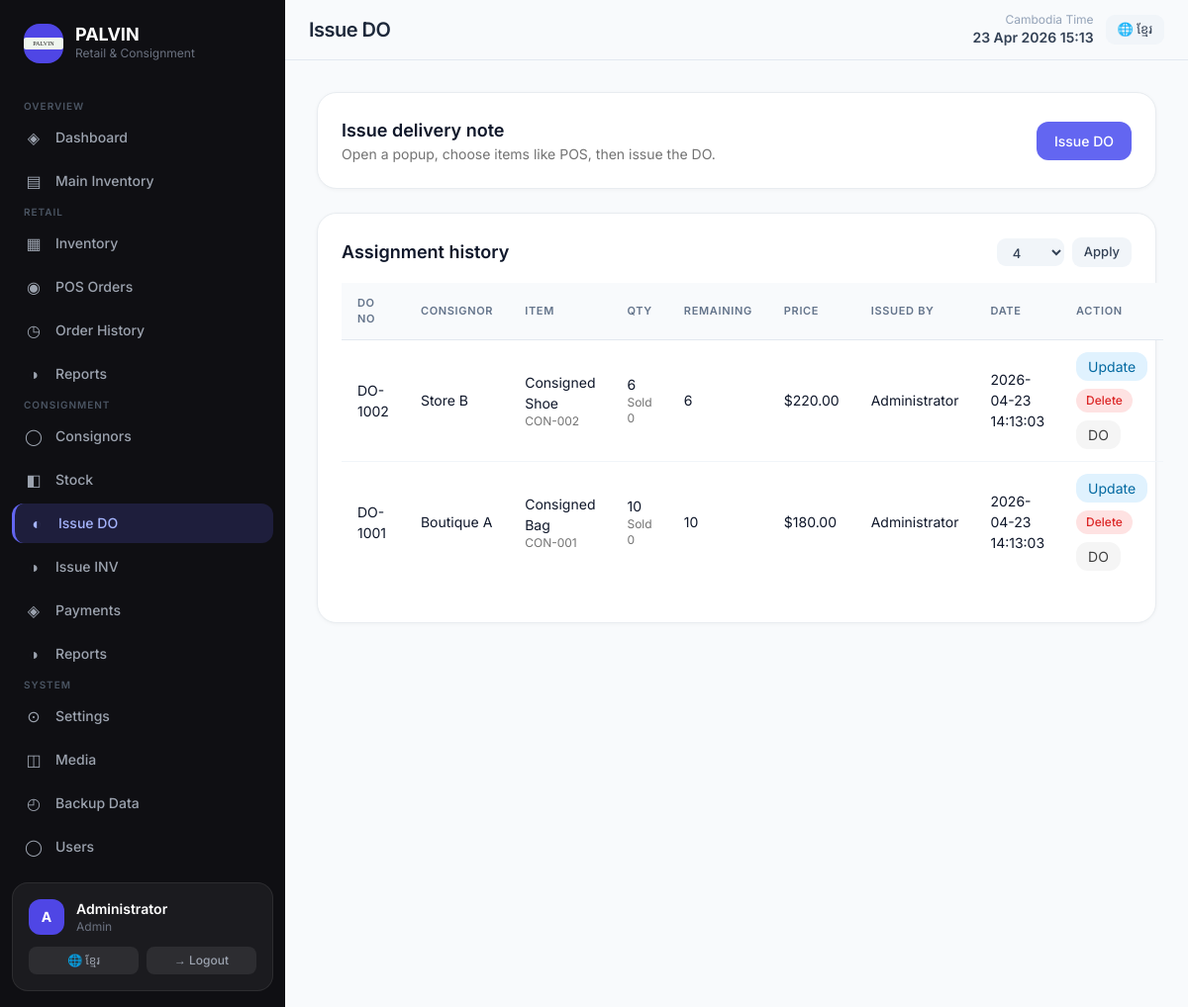
The app's page /consignment_assign.php (signed in) with its own data.
### tables this page shows
CREATE TABLE consignment_assignments (
    id INT AUTO_INCREMENT PRIMARY KEY,
    consignor_id INT NOT NULL,
    main_inventory_id INT NOT NULL,
    delivery_no VARCHAR(80) NULL,
    assigned_stock INT NOT NULL DEFAULT 0,
    sale_price DECIMAL(12,2) NOT NULL DEFAULT 0,
    commission_rate DECIMAL(6,2) NOT NULL DEFAULT 5,
    notes VARCHAR(255) NULL,
    issued_by VARCHAR(160) NULL,
    updated_at DATETIME NULL,
    CONSTRAINT fk_consignment_assignments_consignor FOREIGN KEY (consignor_id) REFERENCES consignors(id) ON DELETE CASCADE,
    CONSTRAINT fk_consignment_assignments_main FOREIGN KEY (main_inventory_id) REFERENCES consignment_main_inventory(id) ON DELETE CASCADE
);

CREATE TABLE consignors (
    id INT AUTO_INCREMENT PRIMARY KEY,
    store_name VARCHAR(180) NOT NULL,
    branch_location VARCHAR(180) NULL,
    contact_person VARCHAR(180) NULL,
    phone VARCHAR(80) NULL,
    email VARCHAR(160) NULL,
    address_text TEXT NULL,
    commission_rate DECIMAL(6,2) NOT NULL DEFAULT 5,
    notes TEXT NULL
);

CREATE TABLE consignment_main_inventory (
    id INT AUTO_INCREMENT PRIMARY KEY,
    item_name VARCHAR(180) NOT NULL,
    reference_code VARCHAR(120) NULL,
    item_code VARCHAR(120) NOT NULL UNIQUE,
    total_stock INT NOT NULL DEFAULT 0,
    sale_price DECIMAL(12,2) NOT NULL DEFAULT 0,
    image_path VARCHAR(255) NULL,
    updated_at DATETIME NULL
);

### includes/functions.php (called while the page is built, shortened)
<?php
if (!function_exists('app_config')) {
function app_config(string $key, $default = null) {
    global $config;
    return $config[$key] ?? $default;
}}
if (!function_exists('e')) {
function e($value = null): string {
    return htmlspecialchars((string)$value, ENT_QUOTES, 'UTF-8');
}}
if (!function_exists('auth_user')) {
function auth_user(): ?array { return $_SESSION['user'] ?? null; }}
if (!function_exists('db_one')) {
function db_one(PDO $pdo, string $sql, array $params = []) {
    $stmt = $pdo->prepare($sql); $stmt->execute($params); return $stmt->fetch();
}}
if (!function_exists('db_all')) {
function db_all(PDO $pdo, string $sql, array $params = []): array {
    $stmt = $pdo->prepare($sql); $stmt->execute($params); return $stmt->fetchAll();
}}
if (!function_exists('db_value')) {
function db_value(PDO $pdo, string $sql, array $params = [], $default = 0) {
    $row = db_one($pdo, $sql, $params);
    return array_values($row)[0] ?? $default;
}}
if (!function_exists('setting')) {
function setting(PDO $pdo, string $key, ?string $default = ''): string {
    try {
        $row = db_one($pdo, 'SELECT setting_value FROM system_settings WHERE setting_key = ?', [$key]);
        return $row['setting_value'] ?? (string)$default;
    } catch (Throwable $e) {
        return (string)$default;
    }
}}
if (!function_exists('money')) {
function money($value): string { return '$' . number_format((float)$value, 2); }}
if (!function_exists('invoice_logo')) {
function invoice_logo(PDO $pdo): string {
    $logo = setting($pdo, 'invoice_logo', '');
    return $logo !== '' ? $logo : app_config('default_logo');
}}
if (!function_exists('paginate_meta')) {
function paginate_meta(int $total, int $defaultPerPage = 10, int $maxPerPage = 50): array {
    $raw = $_GET['per_page'] ?? $defaultPerPage;
    $perPage = (int)$raw;
    $page = (int)($_GET['page'] ?? 1);
    $pages = max(1, (int)ceil($total / max(1, $perPage)));
    return ['page'=>$page,'per_page'=>$perPage,'pages'=>$pages,'offset'=>($page-1)*$perPage,'total'=>$total,'show_all'=>false];
}}
if (!function_exists('page_size_options')) {
function page_size_options(array $custom = [6,8,10,12,'all']): array { return $custom; }}

### config/app.php (called while the page is built)
<?php
return [
    'app_name'             => getenv('PALVIN_APP_NAME')    ?: 'PALVIN Premium',
    'base_url'             => getenv('PALVIN_BASE_URL')    ?: 'https://app.palvinpavilion.com',
    'upload_dir'           => __DIR__ . '/../uploads',
    'default_logo'         => 'assets/img/default-logo.svg',
    'timezone'             => getenv('PALVIN_TIMEZONE')    ?: 'Asia/Phnom_Penh',
    'mysql_timezone_offset' => getenv('PALVIN_DB_TIMEZONE') ?: '+07:00',
];

### includes/bootstrap.php (called while the page is built, shortened)
<?php
$config = require __DIR__ . '/../config/app.php';
require_once __DIR__ . '/../config/db.php';
require_once __DIR__ . '/functions.php';
require_once __DIR__ . '/lang.php';

### includes/lang.php (called while the page is built, shortened)
<?php
if (!function_exists('get_lang')) {
function get_lang(): string {
    return $_SESSION['lang'] ?? 'en';
}}
if (!function_exists('t')) {
function t(string $key, array $replace = []): string {
    static $strings = null;
    if ($strings === null) {
        $lang = get_lang();
        $strings = lang_strings($lang);
    }
    $text = $strings[$key] ?? $key;
    return $text;
}}
if (!function_exists('lang_strings')) {
function lang_strings(string $lang): array {
    return $lang === 'km' ? $km : $en;
}}

### consignment_assign.php (the view, shortened to what this page needs)
<?php
require __DIR__ . '/includes/bootstrap.php';
$pageTitle = 'Issue DO';
$mainRows = db_all($pdo, 'SELECT mi.*, GREATEST(mi.total_stock - COALESCE((SELECT SUM(ca.assigned_stock) FROM consignment_assignments ca WHERE ca.main_inventory_id = mi.id),0),0) available_to_assign FROM consignment_main_inventory mi ORDER BY item_name ASC');
$historyTotal = (int)db_value($pdo, 'SELECT COUNT(*) FROM consignment_assignments');
$historyMeta = paginate_meta($historyTotal, 4, 100);
$historyRows = db_all($pdo, 'SELECT ca.*, c.store_name, mi.item_name, mi.item_code, ci.stock_balance, COALESCE((SELECT SUM(cs.quantity) FROM consignment_sales cs WHERE cs.inventory_id = ci.id),0) sold_qty FROM consignment_assignments ca JOIN consignors c ON c.id=ca.consignor_id JOIN consignment_main_inventory mi ON mi.id=ca.main_inventory_id LEFT JOIN consignment_inventory ci ON ci.assignment_id = ca.id ORDER BY ca.id DESC LIMIT ' . (int)$historyMeta['per_page'] . ' OFFSET ' . (int)$historyMeta['offset']);
require __DIR__ . '/includes/header.php';
?>
<div class="space-y-6">
    <div class="pvn-card p-6 no-print">
        <div class="flex flex-wrap items-center justify-between gap-3">
            <div>
                <h3 class="font-semibold text-lg">Issue delivery note</h3>
                <p class="text-sm text-neutral-500">Open a popup, choose items like POS, then issue the DO.</p>
            </div>
            <button type="button" id="openDoModal" class="pvn-btn pvn-btn-primary">Issue DO</button>
        </div>
    </div>
    <div class="pvn-card p-6">
        <div class="flex items-center justify-between gap-3 mb-4 no-print">
            <h3 class="font-semibold text-lg">Assignment history</h3>
            <form class="flex items-center gap-2"><select name="per_page" class="pvn-btn pvn-btn-secondary pvn-btn-sm"><?php foreach (page_size_options([4,6,8,10,'all']) as $opt): ?><option value="<?= e((string)$opt) ?>" <?= ((string)($historyMeta['show_all'] ? 'all' : $historyMeta['per_page'])) === (string)$opt ? 'selected' : '' ?>><?= e(is_string($opt)?strtoupper($opt):(string)$opt) ?></option><?php endforeach; ?></select><button class="pvn-btn pvn-btn-secondary pvn-btn-sm">Apply</button></form>
        </div>
        <table class="pvn-table">
            <thead><tr class="border-b text-left text-neutral-500"><th class="py-3">DO No</th><th>Consignor</th><th>Item</th><th>Qty</th><th>Remaining</th><th>Price</th><th>Issued By</th><th>Date</th><th class="no-print">Action</th></tr></thead>
            <tbody><?php foreach($historyRows as $row): ?><tr class="border-b last:border-b-0"><td class="py-3"><?= e($row['delivery_no'] ?: ('DO-' . $row['id'])) ?></td><td><?= e($row['store_name']) ?></td><td><?= e($row['item_name']) ?><div class="text-xs text-neutral-500"><?= e($row['item_code']) ?></div></td><td><?= e((string)$row['assigned_stock']) ?><div class="text-xs text-neutral-500">Sold <?= e((string)$row['sold_qty']) ?></div></td><td><?= e((string)$row['stock_balance']) ?></td><td><?= e(money($row['sale_price'])) ?></td><td><?= e($row['issued_by']) ?></td><td><?= e($row['updated_at']) ?></td><td class="no-print"><div class="flex flex-wrap gap-2"><a class="rounded-xl bg-sky-100 px-3 py-1 text-sky-700" href="?edit=<?= (int)$row['id'] ?>">Update</a><a class="pvn-badge pvn-badge-red" href="?delete=<?= (int)$row['id'] ?>" onclick="return confirm('Delete this DO line?')">Delete</a><a class="rounded-xl bg-neutral-100 px-3 py-1 text-neutral-700" href="invoice.php?type=delivery_note&amp;no=<?= urlencode($row['delivery_no']) ?>">DO</a></div></td></tr><?php endforeach; ?></tbody>
        </table>
    </div>
</div>
<?php require __DIR__ . '/includes/footer.php'; ?>

### includes/header.php (shortened to what this page needs)
<?php
require_once __DIR__ . '/auth.php';
$pageTitle = $pageTitle ?? 'PALVIN Premium';
$user = auth_user();
$current = basename($_SERVER['PHP_SELF'] ?? 'dashboard.php');
$lang = get_lang();
$langSwitchEnabled = isset($pdo) ? (setting($pdo, 'language_switch_enabled', '1') === '1') : true;
$customCss = isset($pdo) ? setting($pdo, 'custom_css', '') : '';
$groups = [
    ['title' => t('nav_overview'), 'icon' => '⊞', 'items' => [
        'dashboard.php'    => ['label' => t('nav_dashboard'),  'icon' => '◈'],
        'main_inventory.php' => ['label' => t('nav_main_inv'), 'icon' => '▤'],
    ]],
    ['title' => t('nav_retail'), 'icon' => '◎', 'items' => [
        'retail_inventory.php' => ['label' => t('nav_retail_inv'), 'icon' => '▦'],
        'retail_orders.php'    => ['label' => t('nav_pos'),        'icon' => '◉'],
        'retail_history.php'   => ['label' => t('nav_order_hist'), 'icon' => '◷'],
        'retail_reports.php'   => ['label' => t('nav_reports'),    'icon' => '◑'],
    ]],
    ['title' => t('nav_consignment'), 'icon' => '◫', 'items' => [
        'consignment_consignors.php'     => ['label' => t('nav_consignors'), 'icon' => '◯'],
        'consignment_main_inventory.php' => ['label' => t('nav_stock'),      'icon' => '◧'],
        'consignment_assign.php'         => ['label' => t('nav_issue_do'),   'icon' => '◐'],
        'consignment_inventory.php'      => ['label' => t('nav_issue_inv'),  'icon' => '◑'],
        'consignment_payments.php'       => ['label' => t('nav_payments'),   'icon' => '◈'],
        'consignment_reports.php'        => ['label' => t('nav_reports'),    'icon' => '◑'],
    ]],
    ['title' => t('nav_system'), 'icon' => '◎', 'items' => [
        'settings.php' => ['label' => t('nav_settings'), 'icon' => '⊙'],
        'media.php'    => ['label' => t('nav_media'),    'icon' => '◫'],
        'backup.php'   => ['label' => t('nav_backup'),   'icon' => '◴'],
        'users.php'    => ['label' => t('nav_users'),    'icon' => '◯'],
    ]],
];
?>
<!doctype html>
<html lang="<?= $lang === 'km' ? 'km' : 'en' ?>">
<head>
    <script src="https://cdn.tailwindcss.com"></script>
</head>
<body class="min-h-screen bg-slate-50 text-slate-900" x-data>
<div class="flex min-h-screen">
    <aside id="main-sidebar" class="w-72 flex flex-col no-print" style="background: var(--sidebar-bg); color: #e2e8f0; overflow-y: auto; flex-shrink: 0;">
        <div class="p-6 pb-4">
            <div class="flex items-center gap-3">
                <?php $logoSrc = isset($pdo) ? invoice_logo($pdo) : app_config('default_logo'); ?>
                <div class="w-10 h-10 rounded-2xl overflow-hidden bg-indigo-600 flex items-center justify-center flex-shrink-0">
                    <img src="<?= e($logoSrc) ?>" alt="Logo" class="w-full h-full object-contain" onerror="this.style.display='none';this.parentElement.innerHTML='<span style=\'color:#fff;font-weight:700;font-size:18px\'>P</span>'">
                </div>
                <div>
                    <div class="font-bold text-lg leading-none text-white">PALVIN</div>
                    <div class="text-xs mt-0.5" style="color:#6b7280;">Retail &amp; Consignment</div>
                </div>
            </div>
        </div>
        <nav class="flex-1 px-3 pb-4 space-y-1">
            <?php foreach ($groups as $group): ?>
            <div class="mt-5 mb-1 px-3 text-[10px] font-semibold uppercase tracking-widest" style="color:#4b5563;"><?= e($group['title']) ?></div>
            <?php foreach ($group['items'] as $link => $info): ?>
            <a href="<?= e($link) ?>" class="flex items-center gap-3 px-3 py-2.5 rounded-xl text-sm font-medium transition-all duration-150 <?= $current === $link ? 'nav-active-item text-indigo-300' : '' ?>" style="<?= $current !== $link ? 'color:#9ca3af;' : '' ?>" onmouseover="if(!this.classList.contains('nav-active-item')) this.style.background='var(--sidebar-hover)'; this.style.color='#e2e8f0';" onmouseout="if(!this.classList.contains('nav-active-item')) {this.style.background=''; this.style.color='#9ca3af';}">
                <span class="text-base leading-none w-5 text-center flex-shrink-0"><?= $info['icon'] ?></span>
                <span><?= e($info['label']) ?></span>
            </a>
            <?php endforeach; ?>
            <?php endforeach; ?>
        </nav>
        <div class="p-4 mx-3 mb-4 rounded-2xl" style="background:rgba(255,255,255,0.05); border:1px solid rgba(255,255,255,0.08);">
            <div class="flex items-center gap-3">
                <div class="w-9 h-9 rounded-xl bg-indigo-600 flex items-center justify-center text-white font-bold text-sm flex-shrink-0">
                    <?= e(strtoupper(substr($user['full_name'] ?? 'U', 0, 1))) ?>
                </div>
                <div class="flex-1 min-w-0">
                    <div class="font-semibold text-sm text-white truncate"><?= e($user['full_name'] ?? 'User') ?></div>
                    <div class="text-xs" style="color:#6b7280;"><?= e(ucfirst($user['role'] ?? '')) ?></div>
                </div>
            </div>
            <div class="mt-3 flex gap-2">
                <?php $otherLang = $lang === 'km' ? 'en' : 'km'; $langLabel = $lang === 'km' ? 'English' : 'ខ្មែរ'; ?>
                <?php if ($langSwitchEnabled): ?>
                <a href="?lang=<?= $otherLang ?>" class="flex-1 text-center py-1.5 rounded-lg text-xs font-medium transition" style="background:rgba(255,255,255,0.08);color:#9ca3af;" onmouseover="this.style.background='rgba(255,255,255,0.15)'" onmouseout="this.style.background='rgba(255,255,255,0.08)'">
                    🌐 <?= $langLabel ?>
                </a>
                <?php endif; ?>
                <a href="logout.php" class="flex-1 text-center py-1.5 rounded-lg text-xs font-medium transition" style="background:rgba(255,255,255,0.08);color:#9ca3af;" onmouseover="this.style.background='rgba(220,38,38,0.2)';this.style.color='#fca5a5'" onmouseout="this.style.background='rgba(255,255,255,0.08)';this.style.color='#9ca3af'">
                    → <?= t('logout') ?>
                </a>
            </div>
        </div>
    </aside>
    <div class="flex-1 flex flex-col min-w-0">
        <header class="sticky top-0 z-30 no-print" style="background:rgba(248,250,252,0.92); backdrop-filter:blur(12px); border-bottom:1px solid #e2e8f0;">
            <div class="flex items-center gap-4 px-6 py-3">
                <div class="flex-1">
                    <h2 class="text-xl font-semibold tracking-tight text-slate-800"><?= e($pageTitle) ?></h2>
                </div>
                <div class="flex items-center gap-3">
                    <div class="hidden sm:block text-right">
                        <div class="text-xs text-slate-400"><?= t('cambodia_time') ?></div>
                        <div class="text-sm font-semibold text-slate-700" id="live-clock"><?= date('d M Y H:i') ?></div>
                    </div>
                    <?php if ($langSwitchEnabled): ?>
                    <a href="?lang=<?= $otherLang ?>" class="pvn-btn pvn-btn-secondary pvn-btn-sm hidden md:inline-flex">
                        🌐 <?= $langLabel ?>
                    </a>
                    <?php endif; ?>
                </div>
            </div>
        </header>
        <main class="flex-1 p-5 md:p-8 overflow-x-hidden">

### records on screen
consignment_assignments: issued_by "A", issued_by "Administrator", delivery_no "DO-1001", consignor.store_name "Boutique A", main_inventory.item_name "Consigned Bag", main_inventory.item_code "CON-001", assigned_stock "10", sold_qty "0", stock_balance "10", sale_price "$180.00", updated_at "2026-04-23 14:13:03"
consignment_assignments: delivery_no "DO-1002", consignor.store_name "Store B", main_inventory.item_name "Consigned Shoe", main_inventory.item_code "CON-002", assigned_stock "6", sold_qty "0", stock_balance "6", sale_price "$220.00", issued_by "Administrator", updated_at "2026-04-23 14:13:03"

### other values on screen
$group['title'] "OVERVIEW"
$info['icon'] "◈"
$info['label'] "Dashboard"
$info['icon'] "▤"
$info['label'] "Main Inventory"
$group['title'] "RETAIL"
$info['icon'] "▦"
$info['label'] "Inventory"
$info['icon'] "◉"
$info['label'] "POS Orders"
$info['icon'] "◷"
$info['label'] "Order History"
$info['icon'] "◑"
$info['label'] "Reports"
$group['title'] "CONSIGNMENT"
